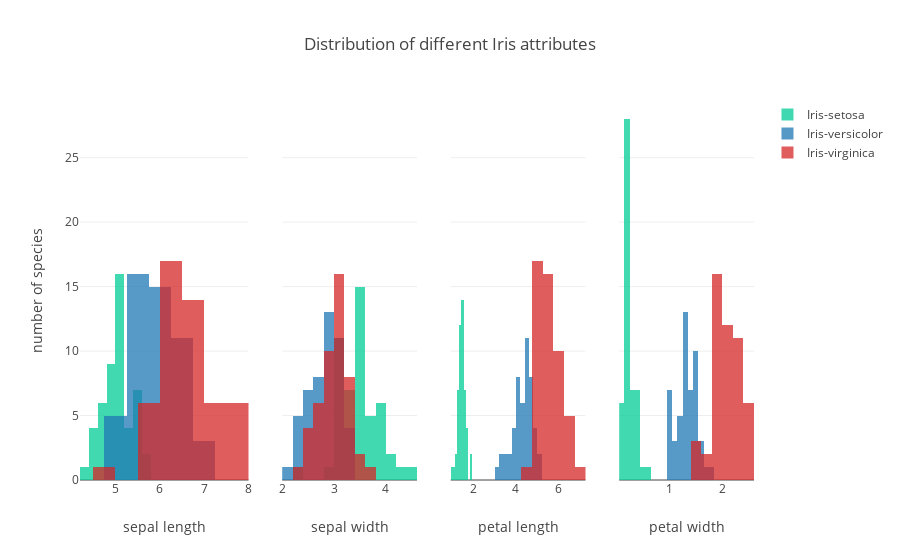

Write notebook code for a chart like this one.
### Code cell
import plotly
import plotly.plotly as py

data = []

## muted blue for versicolor, brick red for virginica, caribbean grean for setosa 
colors = {'Iris-setosa': '#00cc96',
          'Iris-versicolor': '#1f77b4', 
          'Iris-virginica': '#d62728'}

legend = {0:False, 1:False, 2:False, 3:True}

## data for plotting the histograms
for col in range(4):
    for key in colors:
        trace = dict(type = 'histogram',
                     x = list(X[y == key, col]),
                     opacity = 0.75,
                     xaxis = 'x%s' %(col + 1),
                     marker = dict(color = colors[key]),
                     name = key,
                     showlegend = legend[col])
        data.append(trace)

## arrange the layout
layout = dict(
    barmode = 'overlay',
    xaxis = dict(domain = [0, 0.25], title = 'sepal length'),
    xaxis2 = dict(domain = [0.3, 0.5], title = 'sepal width'),
    xaxis3 = dict(domain = [0.55, 0.75], title = 'petal length'),
    xaxis4 = dict(domain = [0.8, 1], title = 'petal width'),
    yaxis = dict(title = 'number of species'),
    title = 'Distribution of different Iris attributes')

fig = dict(data = data, layout = layout)
plotly.offline.iplot(fig, filename = 'iris data visualization')

### Figure 1 — Plotly figure (JSON) as saved in the notebook; plotly's stock layout.template omitted (floating-point values rounded to 4 significant figures)
{"data": [{"marker": {"color": "#00cc96"}, "name": "Iris-setosa", "opacity": 0.75, "showlegend": false, "type": "histogram", "uid": "f0b5c54e-064d-4144-871d-8990cfe184da", "x": [5.1, 4.9, 4.7, 4.6, 5, 5.4, 4.6, 5, 4.4, 4.9, 5.4, 4.8, 4.8, 4.3, 5.8, 5.7, 5.4, 5.1, 5.7, 5.1, 5.4, 5.1, 4.6, 5.1, 4.8, 5, 5, 5.2, 5.2, 4.7, 4.8, 5.4, 5.2, 5.5, 4.9, 5, 5.5, 4.9, 4.4, 5.1, 5, 4.5, 4.4, 5, 5.1, 4.8, 5.1, 4.6, 5.3, 5], "xaxis": "x"}, {"marker": {"color": "#1f77b4"}, "name": "Iris-versicolor", "opacity": 0.75, "showlegend": false, "type": "histogram", "uid": "075f2992-3fdc-43d1-9773-6f52ada5d0b3", "x": [7, 6.4, 6.9, 5.5, 6.5, 5.7, 6.3, 4.9, 6.6, 5.2, 5, 5.9, 6, 6.1, 5.6, 6.7, 5.6, 5.8, 6.2, 5.6, 5.9, 6.1, 6.3, 6.1, 6.4, 6.6, 6.8, 6.7, 6, 5.7, 5.5, 5.5, 5.8, 6, 5.4, 6, 6.7, 6.3, 5.6, 5.5, 5.5, 6.1, 5.8, 5, 5.6, 5.7, 5.7, 6.2, 5.1, 5.7], "xaxis": "x"}, {"marker": {"color": "#d62728"}, "name": "Iris-virginica", "opacity": 0.75, "showlegend": false, "type": "histogram", "uid": "e29f8168-3e38-4bf9-a298-0bdeda44d1f3", "x": [6.3, 5.8, 7.1, 6.3, 6.5, 7.6, 4.9, 7.3, 6.7, 7.2, 6.5, 6.4, 6.8, 5.7, 5.8, 6.4, 6.5, 7.7, 7.7, 6, 6.9, 5.6, 7.7, 6.3, 6.7, 7.2, 6.2, 6.1, 6.4, 7.2, 7.4, 7.9, 6.4, 6.3, 6.1, 7.7, 6.3, 6.4, 6, 6.9, 6.7, 6.9, 5.8, 6.8, 6.7, 6.7, 6.3, 6.5, 6.2, 5.9], "xaxis": "x"}, {"marker": {"color": "#00cc96"}, "name": "Iris-setosa", "opacity": 0.75, "showlegend": false, "type": "histogram", "uid": "eafb9570-0f7a-4f43-95fc-db69ae1fbd26", "x": [3.5, 3, 3.2, 3.1, 3.6, 3.9, 3.4, 3.4, 2.9, 3.1, 3.7, 3.4, 3, 3, 4, 4.4, 3.9, 3.5, 3.8, 3.8, 3.4, 3.7, 3.6, 3.3, 3.4, 3, 3.4, 3.5, 3.4, 3.2, 3.1, 3.4, 4.1, 4.2, 3.1, 3.2, 3.5, 3.1, 3, 3.4, 3.5, 2.3, 3.2, 3.5, 3.8, 3, 3.8, 3.2, 3.7, 3.3], "xaxis": "x2"}, {"marker": {"color": "#1f77b4"}, "name": "Iris-versicolor", "opacity": 0.75, "showlegend": false, "type": "histogram", "uid": "b15b4cd2-edf6-4c4d-a488-2eb80ada2379", "x": [3.2, 3.2, 3.1, 2.3, 2.8, 2.8, 3.3, 2.4, 2.9, 2.7, 2, 3, 2.2, 2.9, 2.9, 3.1, 3, 2.7, 2.2, 2.5, 3.2, 2.8, 2.5, 2.8, 2.9, 3, 2.8, 3, 2.9, 2.6, 2.4, 2.4, 2.7, 2.7, 3, 3.4, 3.1, 2.3, 3, 2.5, 2.6, 3, 2.6, 2.3, 2.7, 3, 2.9, 2.9, 2.5, 2.8], "xaxis": "x2"}, {"marker": {"color": "#d62728"}, "name": "Iris-virginica", "opacity": 0.75, "showlegend": false, "type": "histogram", "uid": "c6d82d61-e549-4028-8e16-b5cf60a24e94", "x": [3.3, 2.7, 3, 2.9, 3, 3, 2.5, 2.9, 2.5, 3.6, 3.2, 2.7, 3, 2.5, 2.8, 3.2, 3, 3.8, 2.6, 2.2, 3.2, 2.8, 2.8, 2.7, 3.3, 3.2, 2.8, 3, 2.8, 3, 2.8, 3.8, 2.8, 2.8, 2.6, 3, 3.4, 3.1, 3, 3.1, 3.1, 3.1, 2.7, 3.2, 3.3, 3, 2.5, 3, 3.4, 3], "xaxis": "x2"}, {"marker": {"color": "#00cc96"}, "name": "Iris-setosa", "opacity": 0.75, "showlegend": false, "type": "histogram", "uid": "3240bb1c-5f6e-4f31-b7c9-81ebdf838da1", "x": [1.4, 1.4, 1.3, 1.5, 1.4, 1.7, 1.4, 1.5, 1.4, 1.5, 1.5, 1.6, 1.4, 1.1, 1.2, 1.5, 1.3, 1.4, 1.7, 1.5, 1.7, 1.5, 1, 1.7, 1.9, 1.6, 1.6, 1.5, 1.4, 1.6, 1.6, 1.5, 1.5, 1.4, 1.5, 1.2, 1.3, 1.5, 1.3, 1.5, 1.3, 1.3, 1.3, 1.6, 1.9, 1.4, 1.6, 1.4, 1.5, 1.4], "xaxis": "x3"}, {"marker": {"color": "#1f77b4"}, "name": "Iris-versicolor", "opacity": 0.75, "showlegend": false, "type": "histogram", "uid": "31d0c1fc-8cf4-4588-b916-f9c82ec5d25a", "x": [4.7, 4.5, 4.9, 4, 4.6, 4.5, 4.7, 3.3, 4.6, 3.9, 3.5, 4.2, 4, 4.7, 3.6, 4.4, 4.5, 4.1, 4.5, 3.9, 4.8, 4, 4.9, 4.7, 4.3, 4.4, 4.8, 5, 4.5, 3.5, 3.8, 3.7, 3.9, 5.1, 4.5, 4.5, 4.7, 4.4, 4.1, 4, 4.4, 4.6, 4, 3.3, 4.2, 4.2, 4.2, 4.3, 3, 4.1], "xaxis": "x3"}, {"marker": {"color": "#d62728"}, "name": "Iris-virginica", "opacity": 0.75, "showlegend": false, "type": "histogram", "uid": "04f41145-0a71-41f9-b27d-023b3f61653b", "x": [6, 5.1, 5.9, 5.6, 5.8, 6.6, 4.5, 6.3, 5.8, 6.1, 5.1, 5.3, 5.5, 5, 5.1, 5.3, 5.5, 6.7, 6.9, 5, 5.7, 4.9, 6.7, 4.9, 5.7, 6, 4.8, 4.9, 5.6, 5.8, 6.1, 6.4, 5.6, 5.1, 5.6, 6.1, 5.6, 5.5, 4.8, 5.4, 5.6, 5.1, 5.1, 5.9, 5.7, 5.2, 5, 5.2, 5.4, 5.1], "xaxis": "x3"}, {"marker": {"color": "#00cc96"}, "name": "Iris-setosa", "opacity": 0.75, "showlegend": true, "type": "histogram", "uid": "985943ac-2040-414d-addc-67c4d5c8f063", "x": [0.2, 0.2, 0.2, 0.2, 0.2, 0.4, 0.3, 0.2, 0.2, 0.1, 0.2, 0.2, 0.1, 0.1, 0.2, 0.4, 0.4, 0.3, 0.3, 0.3, 0.2, 0.4, 0.2, 0.5, 0.2, 0.2, 0.4, 0.2, 0.2, 0.2, 0.2, 0.4, 0.1, 0.2, 0.1, 0.2, 0.2, 0.1, 0.2, 0.2, 0.3, 0.3, 0.2, 0.6, 0.4, 0.3, 0.2, 0.2, 0.2, 0.2], "xaxis": "x4"}, {"marker": {"color": "#1f77b4"}, "name": "Iris-versicolor", "opacity": 0.75, "showlegend": true, "type": "histogram", "uid": "b4321bb7-5de9-41a7-a9b7-fd20c93887f7", "x": [1.4, 1.5, 1.5, 1.3, 1.5, 1.3, 1.6, 1, 1.3, 1.4, 1, 1.5, 1, 1.4, 1.3, 1.4, 1.5, 1, 1.5, 1.1, 1.8, 1.3, 1.5, 1.2, 1.3, 1.4, 1.4, 1.7, 1.5, 1, 1.1, 1, 1.2, 1.6, 1.5, 1.6, 1.5, 1.3, 1.3, 1.3, 1.2, 1.4, 1.2, 1, 1.3, 1.2, 1.3, 1.3, 1.1, 1.3], "xaxis": "x4"}, {"marker": {"color": "#d62728"}, "name": "Iris-virginica", "opacity": 0.75, "showlegend": true, "type": "histogram", "uid": "d67be782-9dd0-4efc-9f2a-5fa154acfbfc", "x": [2.5, 1.9, 2.1, 1.8, 2.2, 2.1, 1.7, 1.8, 1.8, 2.5, 2, 1.9, 2.1, 2, 2.4, 2.3, 1.8, 2.2, 2.3, 1.5, 2.3, 2, 2, 1.8, 2.1, 1.8, 1.8, 1.8, 2.1, 1.6, 1.9, 2, 2.2, 1.5, 1.4, 2.3, 2.4, 1.8, 1.8, 2.1, 2.4, 2.3, 1.9, 2.3, 2.5, 2.3, 1.9, 2, 2.3, 1.8], "xaxis": "x4"}], "layout": {"barmode": "overlay", "title": {"text": "Distribution of different Iris attributes"}, "xaxis": {"domain": [0, 0.25], "title": {"text": "sepal length"}}, "xaxis2": {"domain": [0.3, 0.5], "title": {"text": "sepal width"}}, "xaxis3": {"domain": [0.55, 0.75], "title": {"text": "petal length"}}, "xaxis4": {"domain": [0.8, 1], "title": {"text": "petal width"}}, "yaxis": {"title": {"text": "number of species"}}}}
